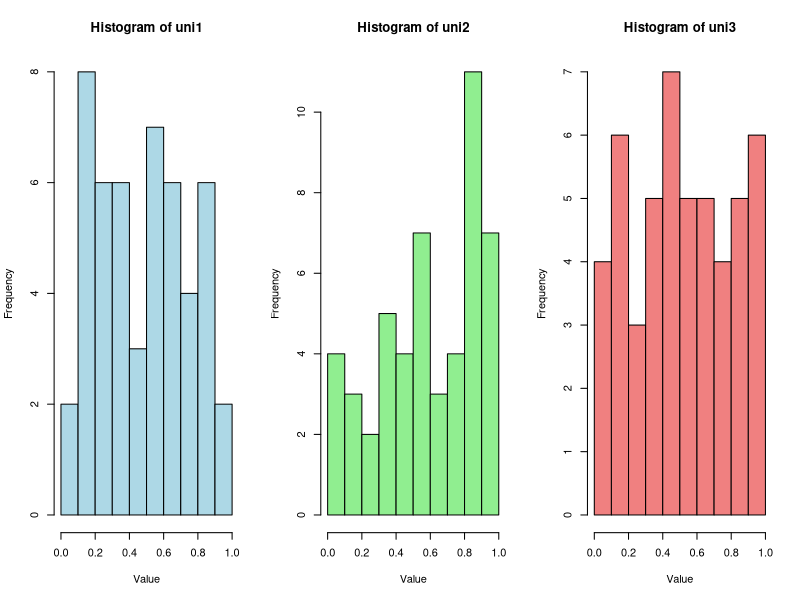
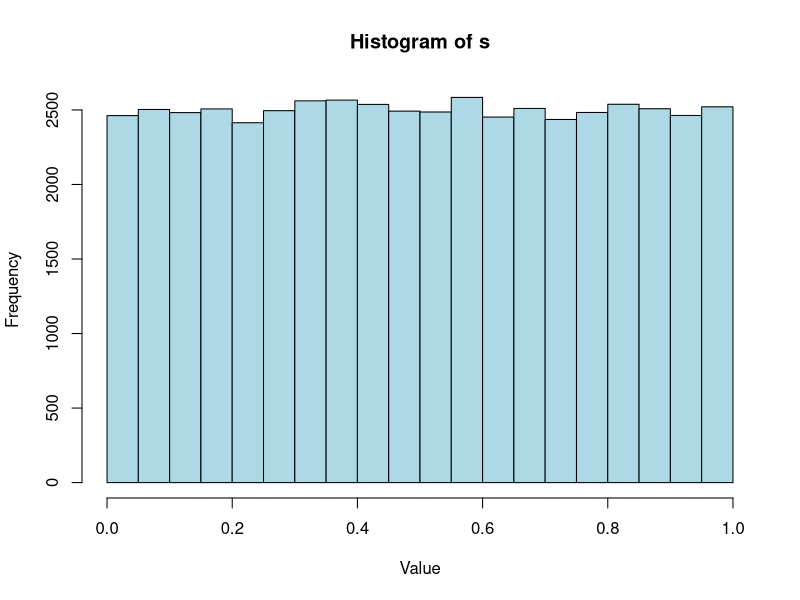
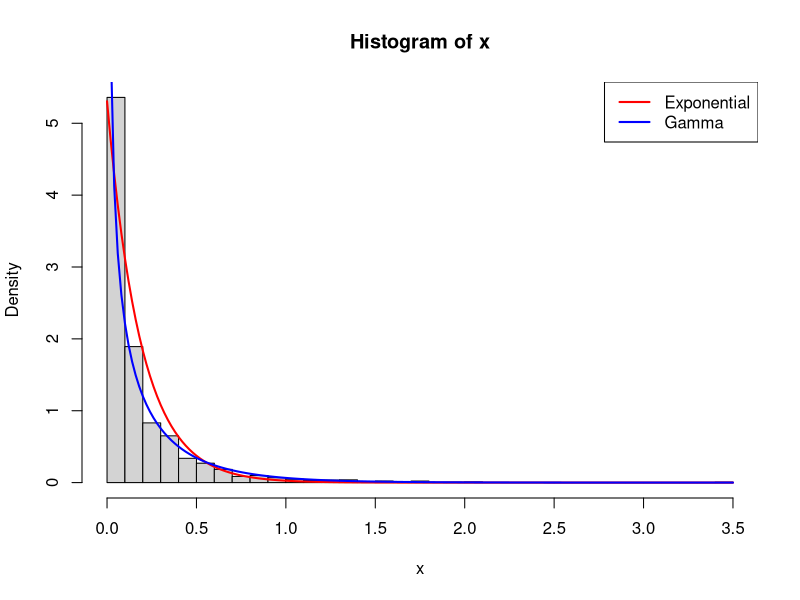
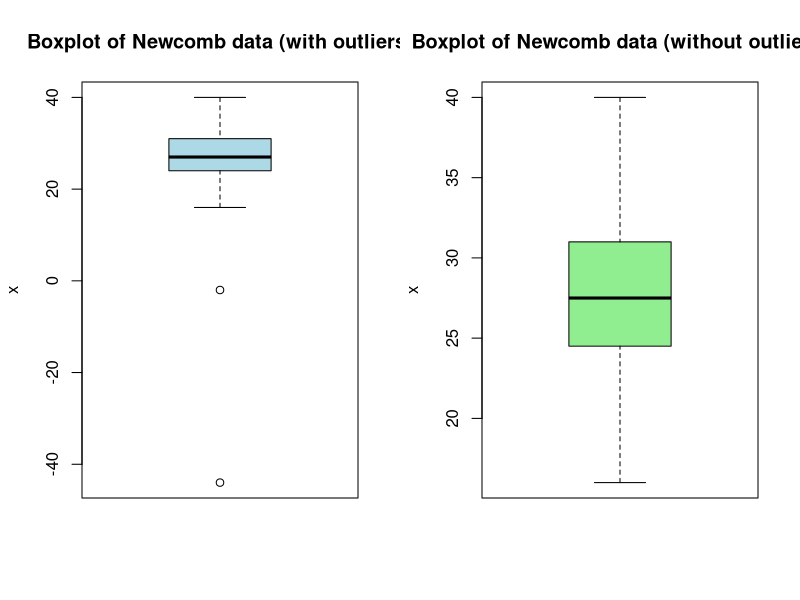
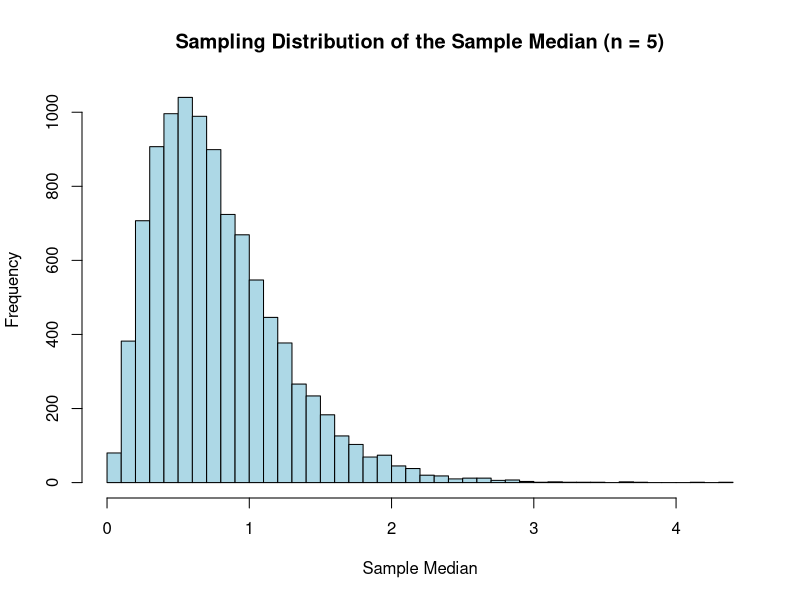

Write the R code that produced these figures, in order.
# q1 a)
set.seed(69420)
uni1 = runif(50, 0, 1)
uni2 = runif(50, 0, 1)
uni3 = runif(50, 0, 1)

par(mfrow=c(1,3))
hist(uni1, main="Histogram of uni1", xlab="Value", col="lightblue", border="black")
hist(uni2, main="Histogram of uni2", xlab="Value", col="lightgreen", border="black")
hist(uni3, main="Histogram of uni3", xlab="Value", col="lightcoral", border="black")

mu1 = mean(uni1)
mu2 = mean(uni2)
mu3 = mean(uni3)

cat("Mean of uni1:", mu1, "\n")
cat("Mean of uni2:", mu2, "\n")
cat("Mean of uni3:", mu3, "\n")

theoretical_mean = (1 - 0) / 2 # Theoretical mean of U(a, b) = (a + b) / 2
cat("Theoretical mean of U(0, 1):", theoretical_mean, "\n")

# b) 
s = runif(50000, 0, 1)
par(mfrow=c(1,1))
hist(s, main="Histogram of s", xlab="Value", col="lightblue", border="black")
s_mean = mean(s)
cat("Mean of s:", s_mean, "\n")

# q2 a)

socorro = read.csv("lab9/SocorroPrec.csv")
x = socorro[,1]
bhat = mean(x)
par(mfrow=c(1,1))
hist(x, breaks=seq(0,3.5,by=0.1), freq=F)
xc = seq(0,3.5,by=0.02)
yc = dexp(xc, 1/bhat)
# recall that 1/beta is the default parameter in R
lines(xc, yc, lwd=2, col="red")

# b)
xbar = mean(x)
s2 = var(x)

beta_hat = s2 / xbar
alpha_hat = xbar^2 / s2

lines(xc, dgamma(xc, shape=alpha_hat, scale=beta_hat),
      lwd=2, col="blue")
legend("topright",
       legend = c("Exponential", "Gamma"),
       col = c("red", "blue"),
       lwd = 2)

cat("alpha_hat =", alpha_hat, " beta_hat =", beta_hat, "\n")

# q3 a)
par(mfrow=c(1,2))

newcomb <- read.csv("lab9/newcomb.txt")
x <- newcomb$x

mean_with_outliers <- mean(newcomb$x)
median_with_outliers <- median(newcomb$x)
sd_with_outliers <- sd(newcomb$x)
iqr_with_outliers <- IQR(newcomb$x)
boxplot(newcomb$x, 
      main = "Boxplot of Newcomb data (with outliers)", 
      ylab = "x", 
      col = "lightblue", 
      border = "black")

newcomb_without_outliers <- subset(newcomb, x > 0)

mean_without_outliers <- mean(newcomb_without_outliers$x)
median_without_outliers <- median(newcomb_without_outliers$x)
sd_without_outliers <- sd(newcomb_without_outliers$x)
iqr_without_outliers <- IQR(newcomb_without_outliers$x)
boxplot(newcomb_without_outliers$x,
      main = "Boxplot of Newcomb data (without outliers)", 
      ylab = "x", 
      col = "lightgreen", 
      border = "black")

results <- data.frame(
  Statistic = c("Mean", "Median", "St.dev.", "IQR"),
  With_outliers = c(mean_with_outliers, median_with_outliers, sd_with_outliers, iqr_with_outliers),
  Without_outliers = c(mean_without_outliers, median_without_outliers, sd_without_outliers, iqr_without_outliers)
)
print(results)

# q4 a)
par(mfrow=c(1,1))
set.seed(69420)

beta <- 1
n <- 10000
meds <- numeric(n)

for (i in 1:n) {
  x <- rexp(5, rate = 1/beta)
  meds[i] <- median(x)
}

# q4 b)
hist(meds,
     breaks = 40,
     col = "lightblue",
     main = "Sampling Distribution of the Sample Median (n = 5)",
     xlab = "Sample Median")

mean_meds <- mean(meds)
sd_meds <- sd(meds)

cat("Mean of sample medians:", mean_meds, "\n")
cat("Standard deviation of sample medians:", sd_meds, "\n")

# q4 c) 

m <- beta * log(2)
cat("Theoretical median of the sample median:", m, "\n")

# q4 d)

beta_hat1 <- meds[1] / m
cat("Beta hat from first sample median:", beta_hat1, "\n")

sd_beta_hat <- sd_meds / m
cat("Standard deviation of beta hat:", sd_beta_hat, "\n")